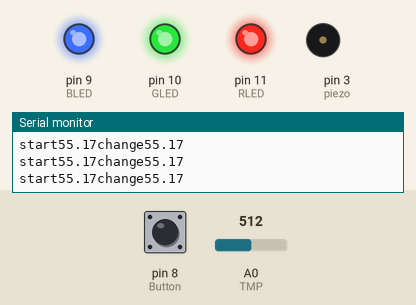
This sketch was run on a simulated Arduino Uno, built with avr-gcc and run on an emulated ATmega328P. Shown: output pins drawn as LEDs (lit = HIGH), buzzer (waves = sounding, pin HIGH), the last lines printed to the serial monitor. The test bench sets the inputs (shaded band); at power-on: A0 (TMP) = 512, pin 8 (Button) LOW.

Above: at 1.2 s.
1.3 s: A0 (TMP) set to 495
At 2.4 s:
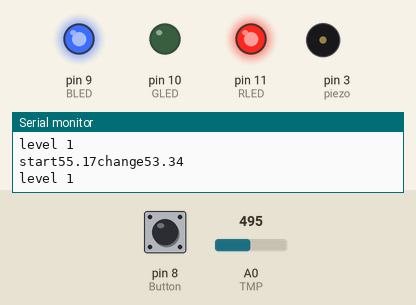
2.9 s: A0 (TMP) set to 306
At 4.0 s:
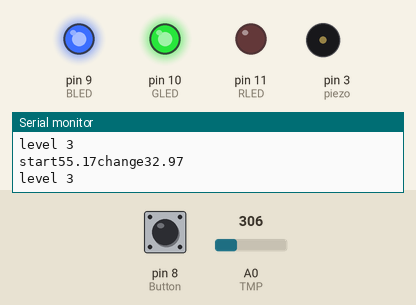
4.5 s: A0 (TMP) set to 466
6.0 s: A0 (TMP) set to 475
At 6.9 s:
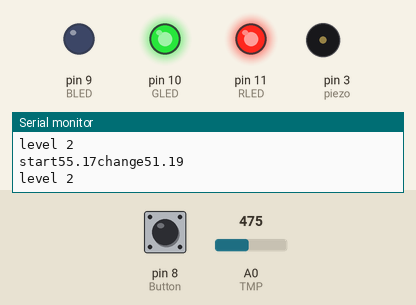
7.5 s: A0 (TMP) set to 511
At 8.5 s:
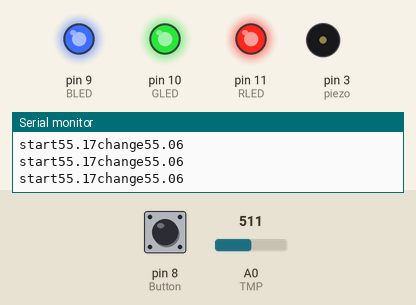
Timing chart, 0 to 10.1 s (numbered marks = the images above; inputs shaded):
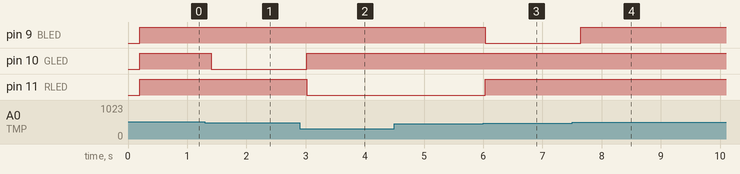

Measured:
- the behaviour switches between 503 and 502 on A0 (TMP) (found by bisection; images 0 and 1)
- the behaviour switches between 474 and 475 on A0 (TMP) (found by bisection; images 2 and 3)
- after the input at 1.3 s, pin 10 (GLED): HIGH → LOW after 0.11 s
- after the input at 2.9 s, pin 10 (GLED): LOW → HIGH after 0.12 s; pin 11 (RLED): HIGH → LOW after 0.12 s
- after the input at 6.0 s, pin 9 (BLED): HIGH → LOW at once; pin 11 (RLED): LOW → HIGH at once
- after the input at 7.5 s, pin 9 (BLED): LOW → HIGH after 0.15 s

The sketch:

sketch_dec04a.ino
```cpp
const int RLED=11;
const int GLED=10;
const int BLED=9;
const int TMP=A0;

const int echoPin = 5;
const int trigPin = 6;

const int piezo=3;

const int Button=8;


boolean lastButton=LOW;
boolean currentButton=LOW;
boolean changemode=false;
float temperature;
int startTmp;
float changeTMP;

boolean debounse(boolean last)
  {
    boolean current=digitalRead(Button);
    if(last!=current)
    {
      delay(5);
      current=digitalRead(Button);
    }
    return current;
}

void setup() {
  // put your setup code here, to run once:
  analogReference(INTERNAL);
  Serial.begin(9600);
  pinMode(RLED,OUTPUT);
  pinMode(GLED,OUTPUT);
  pinMode(BLED,OUTPUT);
  pinMode(TMP,INPUT);
  pinMode(trigPin, OUTPUT);
  pinMode(echoPin, INPUT);
  pinMode(Button,INPUT);
  pinMode(piezo,OUTPUT);

  startTmp=analogRead(TMP);
  temperature = (startTmp)/9.28;
  Serial.println(temperature);

}

void loop() {
  float duration,distance;

  currentButton=debounse(lastButton);

  if(lastButton==LOW&&currentButton==HIGH)
  {
    if(changemode==false){
      changemode=true;
    }
    else{
      changemode=false;
    }
    Serial.println("----------------change the mode----------------");
    analogWrite(GLED,255);
    analogWrite(BLED,255);
    analogWrite(RLED,255);
  }
  lastButton=currentButton;

  if(changemode==false)
  {
    delay(200);
    startTmp=analogRead(TMP);
    changeTMP=(startTmp)/9.28;
    Serial.print("start");
    Serial.print(temperature);
    Serial.print("change");
    Serial.println(changeTMP);

    if((changeTMP)<temperature-1.00&&(changeTMP)>temperature-3)
    {
      analogWrite(GLED,0);
      analogWrite(BLED,255);
      analogWrite(RLED,255);
      Serial.println("level 1");
    }
    else if((changeTMP)<temperature-3&&(changeTMP)>temperature-4)
    {
      analogWrite(BLED,0);
      analogWrite(GLED,255);
      analogWrite(RLED,255);
      Serial.println("level 2");
    }
    else if((changeTMP)<temperature-4)
    {
      analogWrite(RLED,0);
      analogWrite(GLED,255);
      analogWrite(BLED,255);
      Serial.println("level 3");
    }
    else
    {
      analogWrite(GLED,255);
      analogWrite(BLED,255);
      analogWrite(RLED,255);
    }
  }
  else if(changemode==true)
  {
    digitalWrite(trigPin, LOW);
    digitalWrite(echoPin, LOW);
    delay(10);
    digitalWrite(trigPin, HIGH);
    delay(10);
    digitalWrite(trigPin, LOW);

    duration= pulseIn(echoPin,HIGH);
    distance = ((float)(340*duration)/10000)/2;

    Serial.print(distance);
    Serial.println("cm");
    delay(500);
    if(distance<30){
      Serial.println("ghost!");
      tone(piezo,500,1000);
    }

  }

}
```
